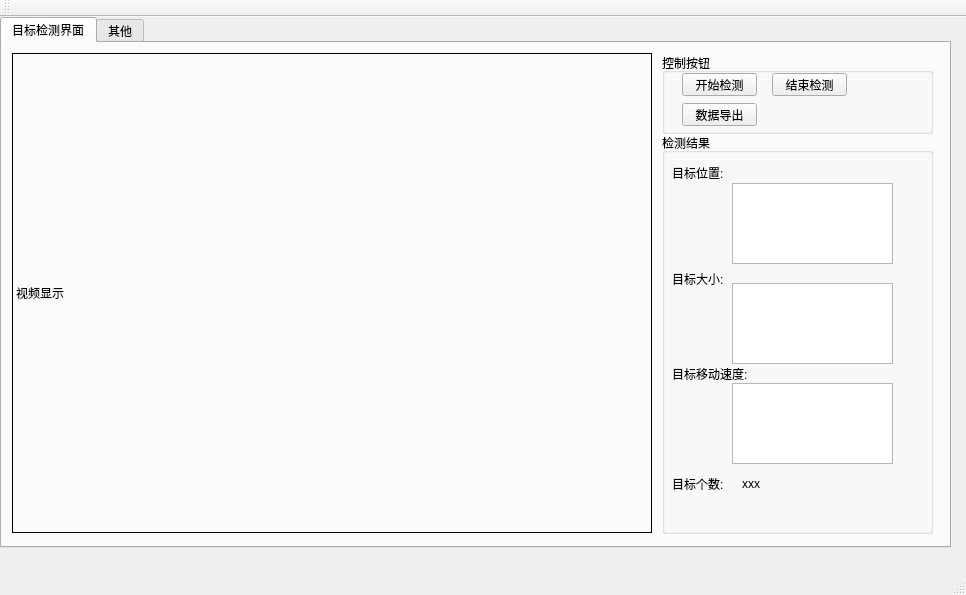
<?xml version="1.0" encoding="UTF-8"?>
<ui version="4.0">
 <class>mainWindow</class>
 <widget class="QMainWindow" name="mainWindow">
  <property name="geometry">
   <rect>
    <x>0</x>
    <y>0</y>
    <width>966</width>
    <height>595</height>
   </rect>
  </property>
  <property name="windowTitle">
   <string>目标检测v1.0</string>
  </property>
  <widget class="QWidget" name="centralWidget">
   <widget class="QTabWidget" name="tabWidget">
    <property name="geometry">
     <rect>
      <x>0</x>
      <y>0</y>
      <width>951</width>
      <height>531</height>
     </rect>
    </property>
    <property name="currentIndex">
     <number>0</number>
    </property>
    <widget class="QWidget" name="tab_VedioShow">
     <attribute name="title">
      <string>目标检测界面</string>
     </attribute>
     <widget class="QLabel" name="label_ShowImg">
      <property name="geometry">
       <rect>
        <x>10</x>
        <y>10</y>
        <width>640</width>
        <height>480</height>
       </rect>
      </property>
      <property name="frameShape">
       <enum>QFrame::Panel</enum>
      </property>
      <property name="text">
       <string>视频显示</string>
      </property>
     </widget>
     <widget class="QGroupBox" name="groupBox_data_info">
      <property name="geometry">
       <rect>
        <x>660</x>
        <y>90</y>
        <width>271</width>
        <height>401</height>
       </rect>
      </property>
      <property name="title">
       <string>检测结果</string>
      </property>
      <widget class="QLabel" name="label_5">
       <property name="geometry">
        <rect>
         <x>10</x>
         <y>34</y>
         <width>54</width>
         <height>12</height>
        </rect>
       </property>
       <property name="text">
        <string>目标位置:</string>
       </property>
      </widget>
      <widget class="QLabel" name="label_7">
       <property name="geometry">
        <rect>
         <x>10</x>
         <y>230</y>
         <width>81</width>
         <height>21</height>
        </rect>
       </property>
       <property name="text">
        <string>目标移动速度:</string>
       </property>
      </widget>
      <widget class="QLabel" name="label_target_number">
       <property name="geometry">
        <rect>
         <x>80</x>
         <y>340</y>
         <width>54</width>
         <height>21</height>
        </rect>
       </property>
       <property name="text">
        <string>xxx</string>
       </property>
      </widget>
      <widget class="QLabel" name="label_10">
       <property name="geometry">
        <rect>
         <x>10</x>
         <y>340</y>
         <width>54</width>
         <height>21</height>
        </rect>
       </property>
       <property name="text">
        <string>目标个数:</string>
       </property>
      </widget>
      <widget class="QLabel" name="label">
       <property name="geometry">
        <rect>
         <x>10</x>
         <y>140</y>
         <width>54</width>
         <height>12</height>
        </rect>
       </property>
       <property name="text">
        <string>目标大小:</string>
       </property>
      </widget>
      <widget class="QTextEdit" name="textEditSpeed">
       <property name="geometry">
        <rect>
         <x>70</x>
         <y>250</y>
         <width>161</width>
         <height>81</height>
        </rect>
       </property>
      </widget>
      <widget class="QTextEdit" name="textEditLocation">
       <property name="geometry">
        <rect>
         <x>70</x>
         <y>50</y>
         <width>161</width>
         <height>81</height>
        </rect>
       </property>
      </widget>
      <widget class="QTextEdit" name="textEditSize">
       <property name="geometry">
        <rect>
         <x>70</x>
         <y>150</y>
         <width>161</width>
         <height>81</height>
        </rect>
       </property>
      </widget>
     </widget>
     <widget class="QGroupBox" name="groupBox_button">
      <property name="geometry">
       <rect>
        <x>660</x>
        <y>10</y>
        <width>271</width>
        <height>81</height>
       </rect>
      </property>
      <property name="title">
       <string>控制按钮</string>
      </property>
      <widget class="QPushButton" name="pushButtonEndDetection">
       <property name="geometry">
        <rect>
         <x>110</x>
         <y>20</y>
         <width>75</width>
         <height>23</height>
        </rect>
       </property>
       <property name="text">
        <string>结束检测</string>
       </property>
      </widget>
      <widget class="QPushButton" name="pushButtonOutputData">
       <property name="geometry">
        <rect>
         <x>20</x>
         <y>50</y>
         <width>75</width>
         <height>23</height>
        </rect>
       </property>
       <property name="text">
        <string>数据导出</string>
       </property>
      </widget>
      <widget class="QPushButton" name="pushButtonBeginDetection">
       <property name="geometry">
        <rect>
         <x>20</x>
         <y>20</y>
         <width>75</width>
         <height>23</height>
        </rect>
       </property>
       <property name="text">
        <string>开始检测</string>
       </property>
      </widget>
     </widget>
    </widget>
    <widget class="QWidget" name="tab_2">
     <attribute name="title">
      <string>其他</string>
     </attribute>
    </widget>
   </widget>
  </widget>
  <widget class="QMenuBar" name="menuBar">
   <property name="geometry">
    <rect>
     <x>0</x>
     <y>0</y>
     <width>966</width>
     <height>22</height>
    </rect>
   </property>
  </widget>
  <widget class="QToolBar" name="mainToolBar">
   <attribute name="toolBarArea">
    <enum>TopToolBarArea</enum>
   </attribute>
   <attribute name="toolBarBreak">
    <bool>false</bool>
   </attribute>
  </widget>
  <widget class="QStatusBar" name="statusBar"/>
 </widget>
 <layoutdefault spacing="6" margin="11"/>
 <resources/>
 <connections/>
</ui>
